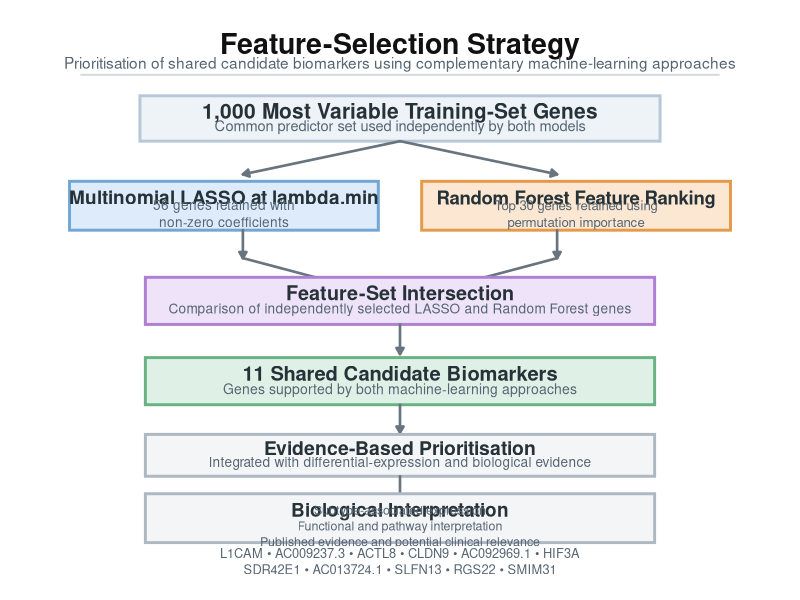
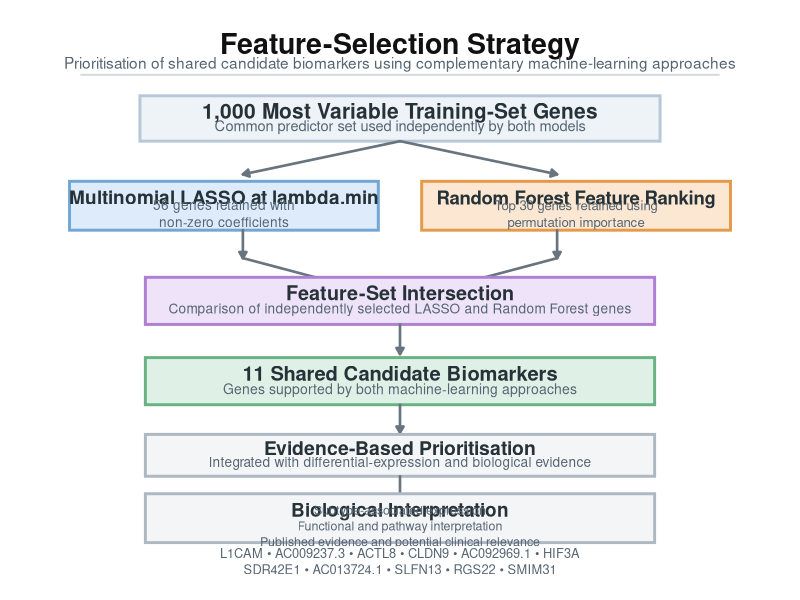
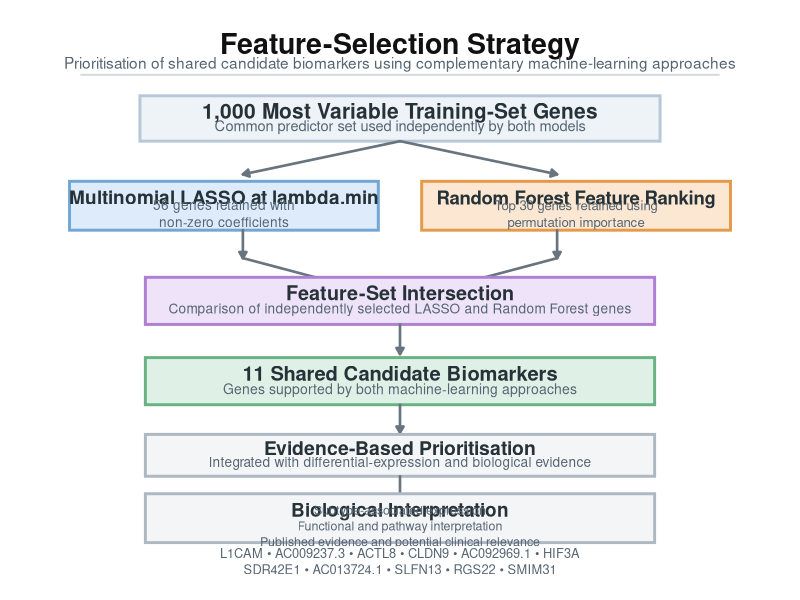

Reproduce these figures in R, in order.
# ============================================================
# FINAL IMPROVED FEATURE-SELECTION WORKFLOW
# Fixes:
# - wider canvas
# - wider side boxes
# - smaller text where needed
# - taller bottom boxes
# - 11-gene list placed in its own box
# ============================================================

library(ggplot2)
library(grid)

dir.create(
  "Figures/Feature_Selection",
  recursive = TRUE,
  showWarnings = FALSE
)

# ============================================================
# COLOURS
# ============================================================

blue_fill     <- "#DDEBFA"
blue_border   <- "#72A6D3"

orange_fill   <- "#FCE8D2"
orange_border <- "#E59A4A"

purple_fill   <- "#EEE3F8"
purple_border <- "#AE80D2"

green_fill    <- "#DFF1E7"
green_border  <- "#69B284"

grey_fill     <- "#F3F5F7"
grey_border   <- "#AEB8C2"

light_fill    <- "#EEF3F8"
light_border  <- "#B7C7D8"

dark_text     <- "#263238"
medium_text   <- "#566573"
arrow_colour  <- "#68747E"
white         <- "#FFFFFF"

# ============================================================
# HELPER FUNCTION: BOX
# ============================================================

add_workflow_box <- function(plot,
                             xmin,
                             xmax,
                             ymin,
                             ymax,
                             fill,
                             border,
                             title,
                             subtitle = NULL,
                             title_size = 5,
                             subtitle_size = 3.5) {
  
  centre_x <- (xmin + xmax) / 2
  centre_y <- (ymin + ymax) / 2
  box_height <- ymax - ymin
  
  title_y <- if (is.null(subtitle)) {
    centre_y
  } else {
    centre_y + box_height * 0.17
  }
  
  subtitle_y <- centre_y - box_height * 0.16
  
  plot <- plot +
    annotate(
      "rect",
      xmin = xmin,
      xmax = xmax,
      ymin = ymin,
      ymax = ymax,
      fill = fill,
      colour = border,
      linewidth = 1
    ) +
    annotate(
      "text",
      x = centre_x,
      y = title_y,
      label = title,
      fontface = "bold",
      size = title_size,
      colour = dark_text,
      lineheight = 0.95
    )
  
  if (!is.null(subtitle)) {
    plot <- plot +
      annotate(
        "text",
        x = centre_x,
        y = subtitle_y,
        label = subtitle,
        size = subtitle_size,
        colour = medium_text,
        lineheight = 1.05
      )
  }
  
  plot
}

# ============================================================
# HELPER FUNCTION: ARROW
# ============================================================

add_arrow <- function(plot, x, y, xend, yend) {
  plot +
    annotate(
      "segment",
      x = x,
      y = y,
      xend = xend,
      yend = yend,
      colour = arrow_colour,
      linewidth = 0.9,
      lineend = "round",
      arrow = arrow(
        length = unit(0.18, "cm"),
        type = "closed"
      )
    )
}

# ============================================================
# EMPTY CANVAS
# ============================================================

workflow_plot <- ggplot() +
  coord_cartesian(
    xlim = c(0, 14),
    ylim = c(0, 16),
    expand = FALSE,
    clip = "off"
  ) +
  theme_void() +
  theme(
    plot.background = element_rect(fill = white, colour = NA),
    plot.margin = margin(15, 15, 15, 15)
  )

# ============================================================
# TITLE
# ============================================================

workflow_plot <- workflow_plot +
  annotate(
    "text",
    x = 7,
    y = 15.35,
    label = "Feature-Selection Strategy",
    fontface = "bold",
    size = 7.2,
    colour = "#111111"
  ) +
  annotate(
    "text",
    x = 7,
    y = 14.8,
    label = "Prioritisation of shared candidate biomarkers using complementary machine-learning approaches",
    size = 3.9,
    colour = medium_text
  ) +
  annotate(
    "segment",
    x = 1.1,
    xend = 12.9,
    y = 14.45,
    yend = 14.45,
    colour = "#D5DADD",
    linewidth = 0.7
  )

# ============================================================
# STEP 0: INPUT
# ============================================================

workflow_plot <- add_workflow_box(
  workflow_plot,
  xmin = 2.2,
  xmax = 11.8,
  ymin = 12.55,
  ymax = 13.85,
  fill = light_fill,
  border = light_border,
  title = "1,000 Most Variable Training-Set Genes",
  subtitle = "Common predictor set used independently by both models",
  title_size = 5.3,
  subtitle_size = 3.7
)

workflow_plot <- add_arrow(workflow_plot, 7, 12.55, 4.1, 11.6)
workflow_plot <- add_arrow(workflow_plot, 7, 12.55, 9.9, 11.6)

# ============================================================
# STEP 1A: LASSO
# ============================================================

workflow_plot <- add_workflow_box(
  workflow_plot,
  xmin = 0.9,
  xmax = 6.6,
  ymin = 10.0,
  ymax = 11.4,
  fill = blue_fill,
  border = blue_border,
  title = "Multinomial LASSO at lambda.min",
  subtitle = "56 genes retained with\nnon-zero coefficients",
  title_size = 4.8,
  subtitle_size = 3.45
)

# ============================================================
# STEP 1B: RANDOM FOREST
# ============================================================

workflow_plot <- add_workflow_box(
  workflow_plot,
  xmin = 7.4,
  xmax = 13.1,
  ymin = 10.0,
  ymax = 11.4,
  fill = orange_fill,
  border = orange_border,
  title = "Random Forest Feature Ranking",
  subtitle = "Top 30 genes retained using\npermutation importance",
  title_size = 4.7,
  subtitle_size = 3.35
)

workflow_plot <- add_arrow(workflow_plot, 4.1, 10.0, 4.1, 9.2)
workflow_plot <- add_arrow(workflow_plot, 9.9, 10.0, 9.9, 9.2)

workflow_plot <- add_arrow(workflow_plot, 4.1, 9.2, 5.8, 8.5)
workflow_plot <- add_arrow(workflow_plot, 9.9, 9.2, 8.2, 8.5)

# ============================================================
# STEP 2: INTERSECTION
# ============================================================

workflow_plot <- add_workflow_box(
  workflow_plot,
  xmin = 2.3,
  xmax = 11.7,
  ymin = 7.3,
  ymax = 8.65,
  fill = purple_fill,
  border = purple_border,
  title = "Feature-Set Intersection",
  subtitle = "Comparison of independently selected LASSO and Random Forest genes",
  title_size = 5.0,
  subtitle_size = 3.45
)

workflow_plot <- add_arrow(workflow_plot, 7, 7.3, 7, 6.45)

# ============================================================
# STEP 3: SHARED BIOMARKERS
# ============================================================

workflow_plot <- add_workflow_box(
  workflow_plot,
  xmin = 2.3,
  xmax = 11.7,
  ymin = 5.0,
  ymax = 6.35,
  fill = green_fill,
  border = green_border,
  title = "11 Shared Candidate Biomarkers",
  subtitle = "Genes supported by both machine-learning approaches",
  title_size = 5.1,
  subtitle_size = 3.55
)

workflow_plot <- add_arrow(workflow_plot, 7, 5.0, 7, 4.2)

# ============================================================
# STEP 4: EVIDENCE-BASED PRIORITISATION
# ============================================================

workflow_plot <- add_workflow_box(
  workflow_plot,
  xmin = 2.3,
  xmax = 11.7,
  ymin = 2.95,
  ymax = 4.15,
  fill = grey_fill,
  border = grey_border,
  title = "Evidence-Based Prioritisation",
  subtitle = "Integrated with differential-expression and biological evidence",
  title_size = 4.9,
  subtitle_size = 3.45
)

workflow_plot <- add_arrow(workflow_plot, 7, 2.95, 7, 2.2)

# ============================================================
# STEP 5: BIOLOGICAL INTERPRETATION
# ============================================================

workflow_plot <- add_workflow_box(
  workflow_plot,
  xmin = 2.3,
  xmax = 11.7,
  ymin = 1.05,
  ymax = 2.45,
  fill = grey_fill,
  border = grey_border,
  title = "Biological Interpretation",
  subtitle = paste(
    "Subtype-associated expression",
    "Functional and pathway interpretation",
    "Published evidence and potential clinical relevance",
    sep = "\n"
  ),
  title_size = 4.8,
  subtitle_size = 3.15
)

# ============================================================
# STEP 6: GENE LIST BOX
# ============================================================

workflow_plot <- add_workflow_box(
  workflow_plot,
  xmin = 2.3,
  xmax = 11.7,
  ymin = 0.15,
  ymax = 0.9,
  fill = white,
  border = white,
  title = NULL,
  subtitle = NULL
)

workflow_plot <- workflow_plot +
  annotate(
    "text",
    x = 7,
    y = 0.52,
    label = paste(
      "L1CAM • AC009237.3 • ACTL8 • CLDN9 • AC092969.1 • HIF3A",
      "SDR42E1 • AC013724.1 • SLFN13 • RGS22 • SMIM31",
      sep = "\n"
    ),
    size = 3.25,
    colour = medium_text,
    lineheight = 1.05,
    fontface = "plain"
  )

# ============================================================
# DISPLAY
# ============================================================

workflow_plot

# ============================================================
# SAVE
# ============================================================

ggsave(
  filename = "Figures/Feature_Selection/Feature_Selection_Workflow_Final.png",
  plot = workflow_plot,
  width = 9.2,
  height = 10.4,
  dpi = 600,
  bg = "white"
)

if (capabilities("cairo")) {
  ggsave(
    filename = "Figures/Feature_Selection/Feature_Selection_Workflow_Final.pdf",
    plot = workflow_plot,
    width = 9.2,
    height = 10.4,
    device = grDevices::cairo_pdf,
    bg = "white"
  )
} else {
  ggsave(
    filename = "Figures/Feature_Selection/Feature_Selection_Workflow_Final.pdf",
    plot = workflow_plot,
    width = 9.2,
    height = 10.4,
    device = "pdf",
    bg = "white"
  )
}
